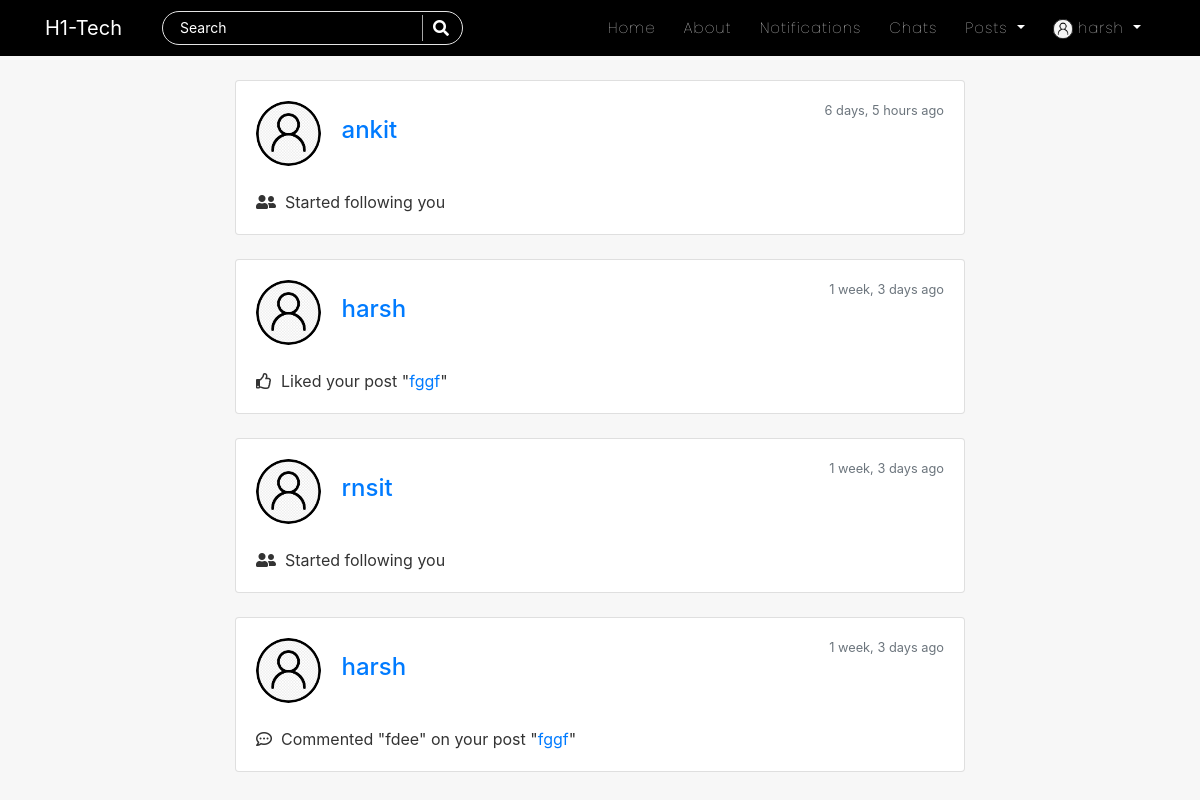
The app's page /notifications/ (signed in) with its own data.
### users/models.py (models this page shows, shortened)
class Profile(models.Model):
    user = models.OneToOneField(User, on_delete=models.CASCADE)
    is_online = models.BooleanField(default=False)
    following = models.ManyToManyField(User, related_name="following", blank=True)
    friends = models.ManyToManyField(User, related_name='my_friends', blank=True)
    bio = models.CharField(default="",blank=True,null=True,max_length=350)
    date_of_birth = models.CharField(blank=True,max_length=150)
    updated = models.DateTimeField(auto_now=True)
    created = models.DateTimeField(auto_now_add=True)
    image = models.ImageField(default='default.jpg', upload_to='profile_pics',blank=True, null=True)

### notification/models.py (models this page shows, shortened)
class Notification(models.Model):
    NOTIFICATION_TYPES = ((1,'Like'),(2,'Follow'),(3,'Comment'),(4,'Reply'),(5,'Like-Comment'),(6,'Like-Reply'))
    post = models.ForeignKey('blog.Post', on_delete=models.CASCADE, related_name='notify_post', blank=True, null=True)
    sender = models.ForeignKey(User, on_delete=models.CASCADE, related_name='notify_from_user')
    user = models.ForeignKey(User, on_delete=models.CASCADE, related_name='notify_to_user')
    notification_type = models.IntegerField(choices=NOTIFICATION_TYPES)
    text_preview = models.CharField(max_length=120, blank=True)
    date = models.DateTimeField(auto_now_add=True)
    is_seen = models.BooleanField(default=False)

### blog/models.py (models this page shows, shortened)
class Post(models.Model):
    title = models.CharField(max_length=150)
    content = RichTextField(blank=True, null=True)
    date_posted = models.DateTimeField(default=timezone.now)
    date_updated = models.DateTimeField(auto_now=True)
    author = models.ForeignKey(User, on_delete=models.CASCADE)
    likes = models.ManyToManyField(User, related_name="blogpost", blank=True)
    saves = models.ManyToManyField(User, related_name="blogsave", blank=True)
    def __str__(self):
        return self.title

### notification/views.py (the view)
# urls.py: path('', ShowNotifications, name='show-notifications'),
@login_required
def ShowNotifications(request):
    user = request.user
    notifications = Notification.objects.filter(user=user).order_by('-date')
    context = {
        'notifications':notifications,
    }
    return render(request, 'blog/notifications.html', context)

### blog/templates/blog/notifications.html (shortened to what this page needs)
{% extends "blog/base.html" %}
{% load humanize %}
{% block content %}
<div class="col-md-8 m-auto">
{% for notification in notifications %}
    <div class="card">
        <div class="card-body">
            <img class="rounded-circle article-img" src="{{notification.sender.profile.image.url}}" alt="image">
            <span class="card-title h4"><a href="{% url 'profile-detail-view' notification.sender.id %}" >{{notification.sender}}</a></span>
            <span class="text-muted float-right small">{{notification.date|naturaltime}}</span>
            <br><br>
            {% if notification.notification_type == 1 %}
                <p class="card-text"><i class="far fa-thumbs-up"></i>&nbsp;&nbsp;Liked your post "<a href="{% url 'post-detail' notification.post.id %}" >{{notification.post}}</a>"</p>
            {% elif notification.notification_type == 2 %}
                <p class="card-text"><i class="fas fa-user-friends"></i>&nbsp;&nbsp;Started following you</p>
            {% elif notification.notification_type == 3 %}
                <p class="card-text"><i class="far fa-comment-dots"></i>&nbsp;&nbsp;Commented "{{notification.text_preview}}" on your post "<a href="{% url 'post-detail' notification.post.id %}" >{{notification.post}}</a>"</p>
            {% elif notification.notification_type == 4 %}
                <p class="card-text"><i class="fas fa-reply"></i>&nbsp;&nbsp;Replied "{{notification.text_preview}}" to a comment on your post "<a href="{% url 'post-detail' notification.post.id %}" >{{notification.post}}</a>"</p>
            {% endif %}
        </div>
    </div>
    <br>
{% endfor %}
<br><br>
</div>
{% endblock %}

### blog/templates/blog/base.html (shortened to what this page needs)
{% load static %}
<!DOCTYPE html>
<html lang="en">
<head>
    <link rel="stylesheet" href="https://cdn.jsdelivr.net/npm/bootstrap@4.5.3/dist/css/bootstrap.min.css">
    <link rel="stylesheet" href="https://cdnjs.cloudflare.com/ajax/libs/font-awesome/5.15.1/css/all.min.css" />
    <link rel="stylesheet" href="https://cdnjs.cloudflare.com/ajax/libs/cropper/4.1.0/cropper.css" />
    <link rel="stylesheet" href="{% static 'blog/main.css' %}">
</head>
<body>
    <header class="site-header">
        {% include 'blog/navbar.html' %}
    </header>
    <main role="main" class="container">
      <div class="row">
          {% block content %}{% endblock %}
      </div>
    </main>
</body>
</html>

### blog/templates/blog/navbar.html (shortened to what this page needs)
<nav class="navbar navbar-expand-lg navbar-dark bg-steel fixed-top">
    <div class="container">
      <a class="navbar-brand mr-4 pr-3" href="/">H1-Tech</a>
      <div class="collapse navbar-collapse" id="navbarToggle">
        <div class="navbar-nav mr-auto">
          <div id="searchbar" >
            <form method="GET" action="/search">
              <input required name="query" id="search" type="text" placeholder="Search">
              <button class="search-btn" type="submit"><i class="fas fa-search"></i></button>
            </form>
          </div>
        </div>
        <div class="navbar-nav">
          <a class="nav-item nav-link" href="{% url 'blog-home' %}">Home</a>
          <a class="nav-item nav-link" href="{% url 'blog-about' %}">About</a>
          {% if user.is_authenticated %}
          <a class="nav-item nav-link" href="{% url 'show-notifications' %}">Notifications</a>
          <a class="nav-item nav-link" href="{% url 'room-enroll' %}">Chats</a>
          <div class="dropdown">
            <a class="dropdown-toggle nav-link" href="#" role="button" id="dropdownMenuLink1" data-toggle="dropdown" aria-haspopup="true" aria-expanded="false">
              Posts
            </a>
          </div>
          {% endif %}
          {% if user.is_authenticated %}
            <div class="dropdown">
              <a class="dropdown-toggle nav-link" href="#" role="button" id="dropdownMenuLink2" data-toggle="dropdown" aria-haspopup="true" aria-expanded="false">
                <img class="rounded-circle" style="height: 20px; width: 20px;" src="{{user.profile.image.url}}" alt="">&nbsp;{{user|truncatechars:"10"}}
              </a>
            </div>
          {% else %}
            <a class="nav-item nav-link" href="{% url 'account_login' %}">Login</a>
            <a class="nav-item nav-link" href="{% url 'register' %}">Register</a>
          {% endif %}
        </div>
      </div>
    </div>
</nav>

### blog/static/blog/main.css (style rules this page uses)
body { background: #f7f7f7; color: #333333; margin-top: 5rem; scroll-behavior: smooth; }
.bg-steel { background: black; }
.site-header .navbar-nav .nav-link { color: #ffffff; font-family:'Poppins'; font-weight: 100; margin: 0px 6px; font-size: 15px; letter-spacing: 1px; }
.article-img { height: 65px; width: 65px; margin-right: 16px; }
#searchbar form { width: auto; display: flex; flex-direction: row; border-radius: 50px; padding: 3px 15px; background-color: transparent; border: 1px solid #e4e4e4; margin-right: 10px; }
#searchbar form input::placeholder { color: #fff; font-size: 14px; }
#searchbar form input { border: none; outline: none; color: #fff; font-size: 15px; flex: 1; background-color:transparent; }
.search-btn { color:#fff; border: none; width: 25px; padding-left: 10px; border-left: 1px solid rgba(202, 202, 202, 0.829); outline: none; background-color: transparent; }
.search-btn i { font-size: 16px; }

### records on screen
Notification: sender.profile.image (placeholder picture), sender "ankit", date "6 days, 5 hours ago", notification_type 2 (drawn)
Notification: sender.profile.image (placeholder picture), sender "harsh", date "1 week, 3 days ago", post "fggf"
Notification: sender.profile.image (placeholder picture), sender "rnsit", date "1 week, 3 days ago", notification_type 2 (drawn)
Notification: sender.profile.image (placeholder picture), sender "harsh", date "1 week, 3 days ago", text_preview "fdee", post "fggf"

### other values on screen
{{ user|truncatechars:"10" }} "harsh"
